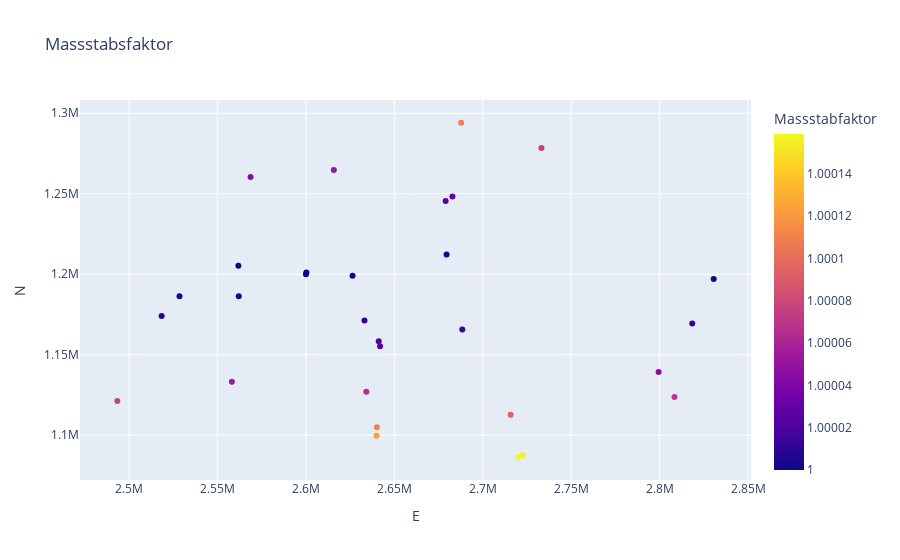

The cell this chart's notebook holds for it:
### Markdown cell above
### Massstabsfaktor

### Code cell
fig = px.scatter(
    points.values(),
    x="E",
    y="N",
    hover_data=["Name"],
    color="Massstabfaktor",
    # size="Massstabfaktor",
    title=f"Massstabsfaktor",
)

fig.show()

### Figure 1 — Plotly figure (JSON) as saved in the notebook; plotly's stock layout.template omitted (floating-point values rounded to 4 significant figures)
{"data": [{"customdata": [["Cadenazzo"], ["Bern"], ["Muttenz"], ["Chessel"], ["Melano"], ["Kraftwerk Untere Enge"], ["Bottinghofen am Bodensee"], ["Zürich HB"], ["Boncourt"], ["CERN"], ["Neuchatel"], ["Interlaken Ost"], ["Campognolo"], ["Bargen, SH"], ["Visp"], ["Langnau"], ["Vallorbe"], ["Martina"], ["Ste-Croix"], ["Andermatt"], ["Monte Generoso"], ["Saas Almagell"], ["Rigi"], ["Alp Grüm"], ["Ofenpass"], ["Payerne"], ["Eigergletscher"], ["Sphinx"], ["Stausee Mattmark"], ["Wasserstollen Uetliberg"]], "hovertemplate": "E=%{x}<br>N=%{y}<br>Name=%{customdata[0]}<br>Massstabfaktor=%{marker.color}<extra></extra>", "legendgroup": "", "marker": {"color": [1.0, 1, 1.0, 1.0, 1.0, 1.0, 1.0, 1.0, 1.0, 1.0, 1.0, 1.0, 1.0, 1.0, 1.0, 1.0, 1.0, 1.0, 1.0, 1.0, 1.0, 1.0, 1.0, 1.0, 1.0, 1.0, 1.0, 1.0, 1.0, 1.0], "coloraxis": "coloraxis", "symbol": "circle"}, "mode": "markers", "name": "", "showlegend": false, "type": "scatter", "x": [2716000.0, 2600000, 2616000.0, 2558000.0, 2720000.0, 2600000.0, 2733000.0, 2683000.0, 2569000.0, 2493320, 2562000.0, 2633000.0, 2808405, 2688000.0, 2634000.0, 2626000.0, 2518000.0, 2831000.0, 2528490, 2688000.0, 2723000.0, 2640000.0, 2680000.0, 2799000.0, 2818000.0, 2562000.0, 2641000.0, 2641911, 2640000.0, 2679000], "xaxis": "x", "y": [1113000.0, 1200000, 1265000.0, 1133230, 1086300, 1201114, 1279000.0, 1248258, 1260400, 1121229, 1205000.0, 1171000.0, 1124000.0, 1294000.0, 1127000.0, 1199000.0, 1174000.0, 1197000.0, 1186000.0, 1166000.0, 1087610, 1105000.0, 1212000.0, 1139000.0, 1169000.0, 1186000.0, 1158000.0, 1155280, 1100000.0, 1245500], "yaxis": "y"}], "layout": {"coloraxis": {"colorbar": {"title": {"text": "Massstabfaktor"}}, "colorscale": [[0, "#0d0887"], [0.1111, "#46039f"], [0.2222, "#7201a8"], [0.3333, "#9c179e"], [0.4444, "#bd3786"], [0.5556, "#d8576b"], [0.6667, "#ed7953"], [0.7778, "#fb9f3a"], [0.8889, "#fdca26"], [1, "#f0f921"]]}, "legend": {"tracegroupgap": 0}, "title": {"text": "Massstabsfaktor"}, "xaxis": {"anchor": "y", "domain": [0, 1], "title": {"text": "E"}}, "yaxis": {"anchor": "x", "domain": [0, 1], "title": {"text": "N"}}}}
